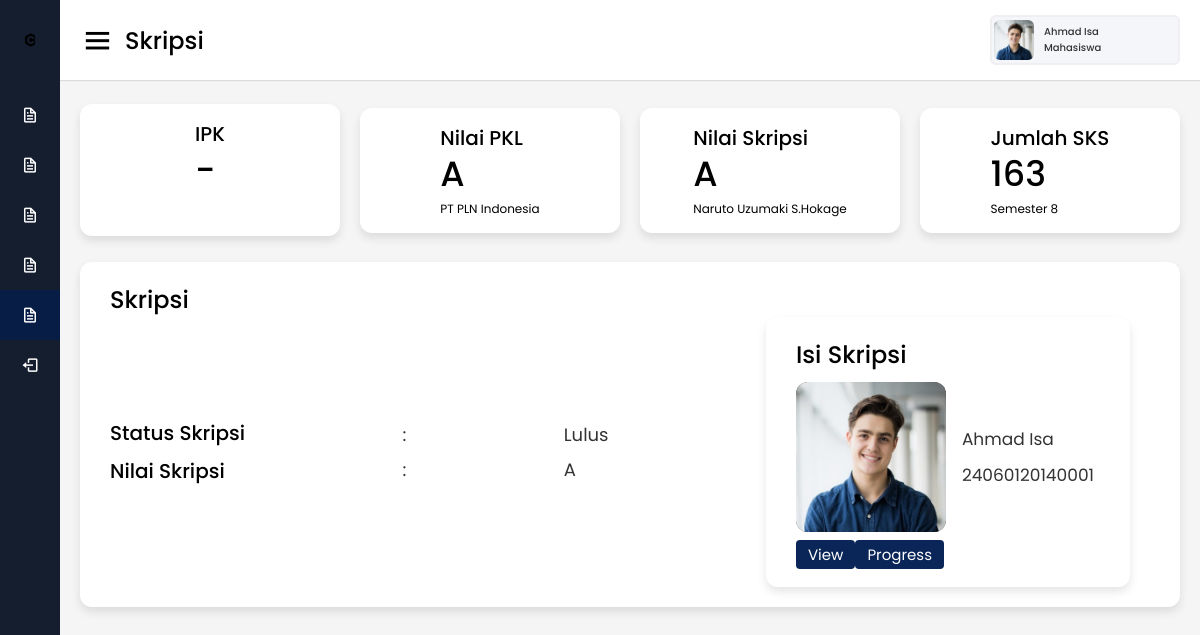
Page /Mahasiswa/skripsi.php?nim=24060120140001 (signed in) on the committed database.
### tables this page shows
CREATE TABLE `skripsi` (
  `NIM` varchar(100) NOT NULL,
  `smt` int(11) NOT NULL,
  `status` varchar(100) NOT NULL DEFAULT '-',
  `nilai_skripsi` varchar(100) NOT NULL DEFAULT '-',
  `tgl_sidang` date NOT NULL,
  `berita_acara` varchar(100) DEFAULT NULL,
  `dospem` varchar(100) NOT NULL DEFAULT '-',
  `file_skripsi` varchar(255) DEFAULT NULL
);

CREATE TABLE `mahasiswa` (
  `NIM` varchar(100) NOT NULL,
  `nama_mhs` varchar(100) NOT NULL,
  `email` varchar(100) NOT NULL,
  `alamat` varchar(100) NOT NULL,
  `no_telp` varchar(100) NOT NULL,
  `angkatan` varchar(100) NOT NULL,
  `status` varchar(100) NOT NULL,
  `foto` varchar(100) NOT NULL,
  `jalur_masuk` varchar(100) NOT NULL,
  `kode_kota_kab` int(100) NOT NULL,
  `username` varchar(100) NOT NULL,
  `NIP_doswal` varchar(100) DEFAULT NULL,
  `NIP_dospem_pkl` varchar(100) DEFAULT NULL,
  `NIP_dospem_skripsi` varchar(100) DEFAULT NULL
);

CREATE TABLE `khs` (
  `NIM` varchar(100) NOT NULL,
  `smt` int(11) NOT NULL,
  `status` varchar(100) NOT NULL DEFAULT '-',
  `jml_sks` int(11) NOT NULL,
  `ips` varchar(100) NOT NULL DEFAULT '-',
  `jml_sksk` int(11) NOT NULL,
  `ipk` varchar(100) NOT NULL DEFAULT '-',
  `file_khs` varchar(255) DEFAULT NULL,
  `validasi` varchar(100) NOT NULL DEFAULT 'Belum Divalidasi'
);

CREATE TABLE `pkl` (
  `NIM` varchar(100) NOT NULL,
  `smt` int(11) NOT NULL,
  `status` varchar(100) NOT NULL,
  `nilai_pkl` varchar(100) DEFAULT NULL,
  `berita_acara` varchar(100) DEFAULT NULL,
  `file_pkl` varchar(100) DEFAULT NULL,
  `instansi` varchar(100) NOT NULL,
  `lama_pkl` varchar(100) NOT NULL,
  `bagian` varchar(100) NOT NULL,
  `tgl_sidang` date NOT NULL
);

### Mahasiswa/header.php (called while the page is built, shortened)
<?php
$NIM = $_GET['nim'];
?>

### Mahasiswa/skripsi.php (the view, shortened to what this page needs)
<!DOCTYPE html>
<html lang="en" dir="ltr">
<head>
  <link rel="stylesheet" href="style.css">
  <link href='https://unpkg.com/boxicons@2.0.7/css/boxicons.min.css' rel='stylesheet'>
</head>
<body>
  <?php
  include('header.php');
  ?>
  <div class="sidebar">
    <div class="logo-details">
      <img class="bx bxl-c-plus-plus logoundip" src="images/u.png" alt="">
      <span class="logo_name">UNIVERSITAS DIPONEGORO</span>
    </div>
    <ul class="nav-links">
      <li>
        <?php
          echo '<a href="profil_mahasiswa.php?nim='.$NIM.'" >';
          echo '<i class="bx bx-file"></i>';
          echo '<span class="links_name">Profile</span>';
          echo '</a>';
        ?>
      </li>
      <li>
        <?php
          echo '<a href="irs.php?nim='.$NIM.'">';
          echo '<i class="bx bx-file"></i>';
          echo '<span class="links_name">IRS</span>';
          echo '</a>';
        ?>
      </li>
      <li>
        <?php
          echo '<a href="khs.php?nim='.$NIM.'">';
          echo '<i class="bx bx-file"></i>';
          echo '<span class="links_name">KHS</span>';
          echo '</a>';
        ?>
      </li>
      <li>
        <?php
        echo '<a href="pkl.php?nim='.$NIM.'">';
        echo '<i class="bx bx-file"></i>';
        echo '<span class="links_name">PKL</span>';
        echo '</a>';
        ?>
      </li>
      <li>
        <?php
        echo '<a href="skripsi.php?nim='.$NIM.'" class="active">';
        echo '<i class="bx bx-file"></i>';
        echo '<span class="links_name">Skripsi</span>';
        echo '</a>';
        ?>
      </li>
      <li>
        <a href="../Login/logout.php">
          <i class='bx bx-log-out'></i>
          <span class="links_name">Logout</span>
        </a>
      </li>
    </ul>
  </div>
  <?php
  $pkl = mysqli_query($koneksi, "SELECT * FROM pkl
  WHERE pkl.NIM = '$NIM'; ");
  $mhs = mysqli_query($koneksi, "SELECT * FROM mahasiswa
  WHERE mahasiswa.NIM = '$NIM'; ");
  $khs = mysqli_query($koneksi, "SELECT * FROM khs
  WHERE khs.NIM = '$NIM' ORDER BY smt DESC; ");
  $skripsi = mysqli_query($koneksi, "SELECT * FROM skripsi
  WHERE skripsi.NIM = '$NIM'; ");
  ?>
  <?php
  while($arr_mhs = mysqli_fetch_array($mhs)):
  while($arr_khs = mysqli_fetch_array($khs)):
  while($arr_pkl = mysqli_fetch_array($pkl)):
  while($arr_skripsi = mysqli_fetch_array($skripsi)):
  ?>
  <section class="home-section">
  <nav>
      <div class="sidebar-button">
        <i class='bx bx-menu sidebarBtn'></i>
        <span class="dashboard">Skripsi</span>
      </div>
      <div class="profile-details">
        <img src="images/<?= $arr_mhs['foto']; ?>" alt="">
        <span class="admin_name"><?= $arr_mhs['nama_mhs']; ?><br>Mahasiswa</span>
      </div>
    </nav>
    <div class="home-content">
      <div class="overview-boxes">
        <div class="box">
          <div class="right-side">
            <div class="box-topic">IPK</div>
            <div class="number"><?= $arr_khs['ipk']; ?></div>
            <div class="indicator">
              <br>
            </div>
          </div>
        </div>
        <div class="box">
          <div class="right-side">
            <div class="box-topic">Nilai PKL</div>
            <div class="number"><?= $arr_pkl['nilai_pkl']; ?></div>
            <div class="indicator">
              <span class="text"><?= $arr_pkl['instansi']; ?></span>
            </div>
          </div>
        </div>
        <div class="box">
          <div class="right-side">
            <div class="box-topic">Nilai Skripsi</div>
            <div class="number"><?= $arr_skripsi['nilai_skripsi']; ?></div>
            <div class="indicator">
              <span class="text"><?= $arr_skripsi['dospem']; ?></span>
            </div>
          </div>
        </div>
        <div class="box">
          <div class="right-side">
            <div class="box-topic">Jumlah SKS</div>
            <div class="number"><?= $arr_khs['jml_sksk']; ?></div>
            <div class="indicator">
              <span class="text">Semester <?= $arr_khs['smt']; ?></span>
            </div>
          </div>
        </div>
      </div>
      <div class="sales-boxes">
        <div class="recent-sales box">
          <div class="title">Skripsi</div>
          <div class="sales-details">
            <ul class="details">
              <li class="topic">Status Skripsi</li>
              <li class="topic">Nilai Skripsi</li>
            </ul>
            <ul class="details">
              <li><a>:</a></li>
              <li><a>:</a></li>
            </ul>
            <ul class="details">
              <li><a><?= $arr_skripsi['status']; ?></a></li>
              <li><a><?= $arr_skripsi['nilai_skripsi']; ?></a></li>
            </ul>
            <?php endwhile?>
            <div class="top-sales box">
              <table>
                <div class="title">Isi Skripsi</div>
                <ul class="top-sales-details">
                  <li>
                    <a href="#">
                      <img src="images/<?= $arr_mhs['foto']; ?>" alt="">
                    </a>
                  <ul>
                    <li><span class="product"><?= $arr_mhs['nama_mhs']; ?></span></li>
                    <li><span class="price"><?= $arr_mhs['NIM']; ?></span></li>
                  </ul>
                  <br>
                  </li>
                  <?php endwhile?>
                  <?php endwhile?>
                  <?php endwhile?>
                  <?php
                  echo '<a href="scanskripsi.php?nim='.$NIM.'" class="tombol">View</a>';
                  echo '<a href="skripsiProgress.php?nim='.$NIM.'" class="tombol">Progress</a>';
                  ?>
                </ul>
              </div>
          </div>
        </div>
      </div>
    </div>
  </section>
</body>
</html>

### rows in the picture
khs: ipk "-", jml_sksk "163", smt "8"
pkl: nilai_pkl "A", instansi "PT PLN Indonesia", NIM.foto (picture), NIM.nama_mhs "Ahmad Isa", NIM.NIM "24060120140001"
skripsi: NIM.foto (picture), NIM.nama_mhs "Ahmad Isa", nilai_skripsi "A", dospem "Naruto Uzumaki S.Hokage", status "Lulus"
